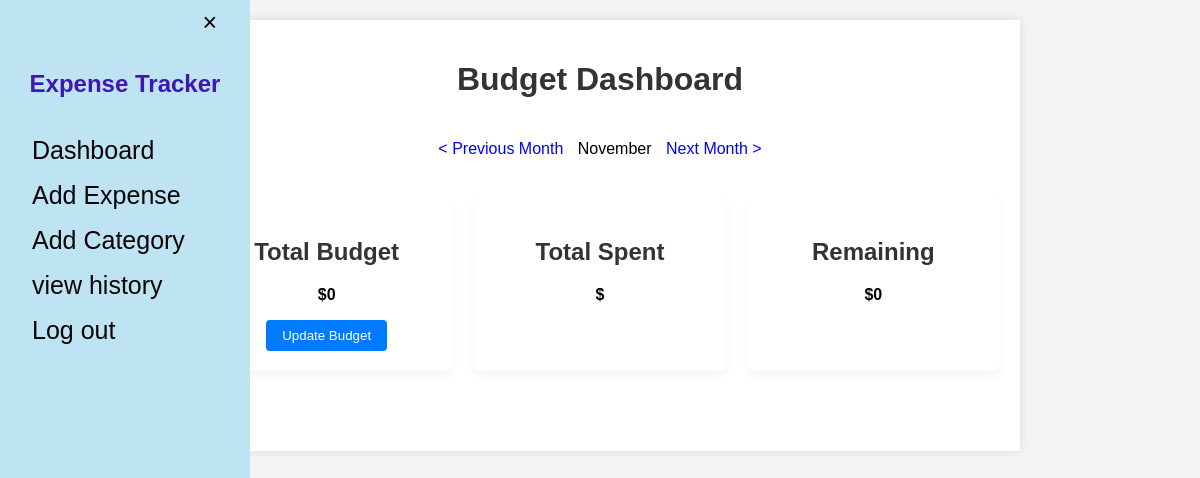
Before: /pages/dashboard.php?month=November (signed in) with the older database file.
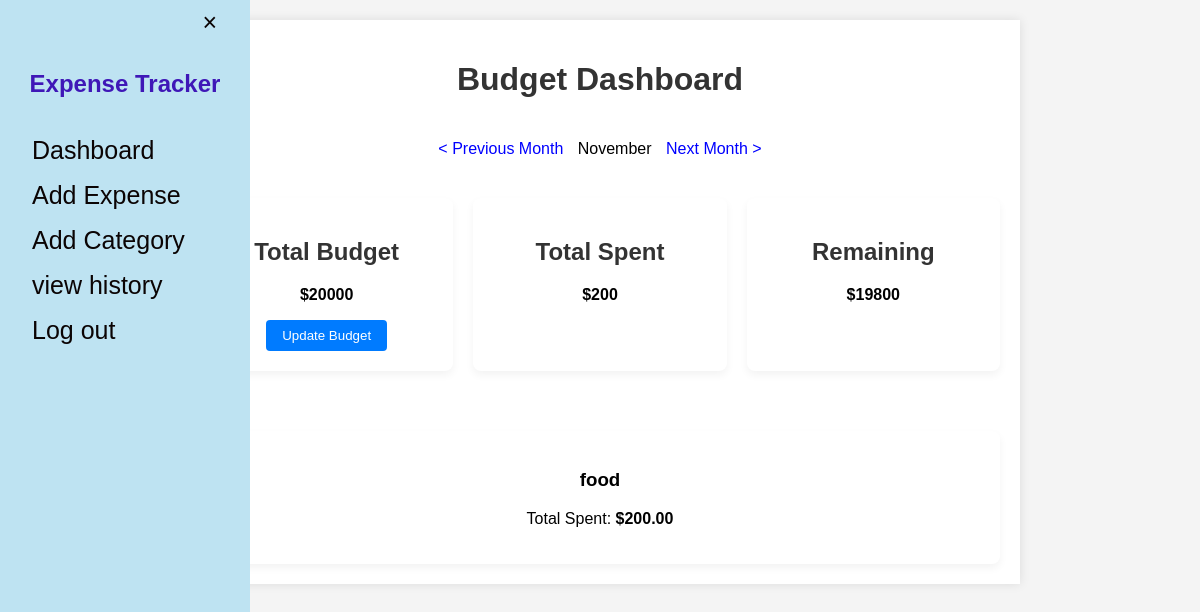
After: the same page with the newer database file.
### tables this page shows
CREATE TABLE `budget` (
  `id` int NOT NULL,
  `budget` int DEFAULT NULL,
  `person_id` int DEFAULT NULL,
  `month` varchar(50) NOT NULL
);

### pages/dashboard.php (the view, shortened to what this page needs)
<?php
require "../backend/db.php";
if(isset($_GET["month"])) {
    $currentMonthName= $_GET["month"];
}
else{
    $currentMonthName = date('F');
}
$currentMonthTimestamp = strtotime($currentMonthName . " 1 " . date('Y'));
$previousMonthTimestamp = strtotime('-1 month', $currentMonthTimestamp);
$previousMonthName = date('F', $previousMonthTimestamp);
$nextMonthTimestamp = strtotime('+1 month', $currentMonthTimestamp);
$nextMonthName = date('F', $nextMonthTimestamp);
$sql="SELECT budget from budget WHERE month='$currentMonthName' AND person_id='$_SESSION[id]'";
$result=mysqli_query($conn,$sql);
$budget=mysqli_fetch_array($result);
if(!$budget) {
    $budget['budget']=0;
}
$query_total_ex="SELECT SUM(amount) as sum FROM expense WHERE MONTHNAME(tyme) = '$currentMonthName' AND person_id='$_SESSION[id]'  ORDER BY tyme DESC ";
$result_total_ex=mysqli_query($conn,$query_total_ex);
$total_ex=mysqli_fetch_array($result_total_ex);
$total_ex=$total_ex['sum'];
$remain_total_ex=$budget['budget']-$total_ex;
$category_expense_query = "
    SELECT
        category AS category_name,
        SUM(amount) AS total_amount
    FROM
        expense
    WHERE
        MONTHNAME(tyme) = '$currentMonthName' AND
        person_id = '".$_SESSION['id']."'
    GROUP BY
        category
    ORDER BY
        total_amount DESC";
$category_expense_result = mysqli_query($conn, $category_expense_query);
$category_expenses = [];
while($category_row = $category_expense_result->fetch_assoc()) {
    $category_expenses[] = $category_row;
}
?>
<!DOCTYPE html>
<html lang="en">
<head>
    <link rel="stylesheet" href="../css/main.css">
</head>
<body>
    <?php include "../pages/menu.php" ?>
    <div class="dashboard">
        <h1>Budget Dashboard</h1>
        <div class="month-selection">
            <a href="?month=<?php echo $previousMonthName ;?>" id="prevMonth">&lt; Previous Month</a>
            <span id="currentMonth"><?php echo $currentMonthName; ?></span>
            <a href="?month=<?php echo $nextMonthName ;?>" id="nextMonth">Next Month &gt;</a>
        </div>
        <div class="grid" style="margin-bottom: 40px;">
            <div class="card">
                <h2>Total Budget</h2>
                <p><strong>$<?= $budget['budget'] ?></strong></p>
                <button onclick="window.location.href='../pages/budget.php';">Update Budget</button>
            </div>
            <div class="card">
                <h2>Total Spent</h2>
                <p><strong>$<?= $total_ex ?></strong></p>
            </div>
            <div class="card">
                <h2>Remaining</h2>
                <p><strong>$<?= $remain_total_ex ?></strong></p>
            </div>
        </div>
        <div class="grid">
            <?php foreach($category_expenses as $cat_exp): ?>
            <div class="card">
                <h3><?= htmlspecialchars($cat_exp['category_name']) ?></h3>
                <p>Total Spent: <strong>$<?= number_format($cat_exp['total_amount'], 2) ?></strong></p>
            </div>
            <?php endforeach; ?>
        </div>
    </div>
</body>
</html>

Changed rows visible on the page:
added budget: budget "20000"
Other visible differences:
$total_ex: (not shown) → "200"
$remain_total_ex: "0" → "19800"
$budget['budget']: "0" → (not shown)
new list line: "food Total Spent: $ 200.00"
